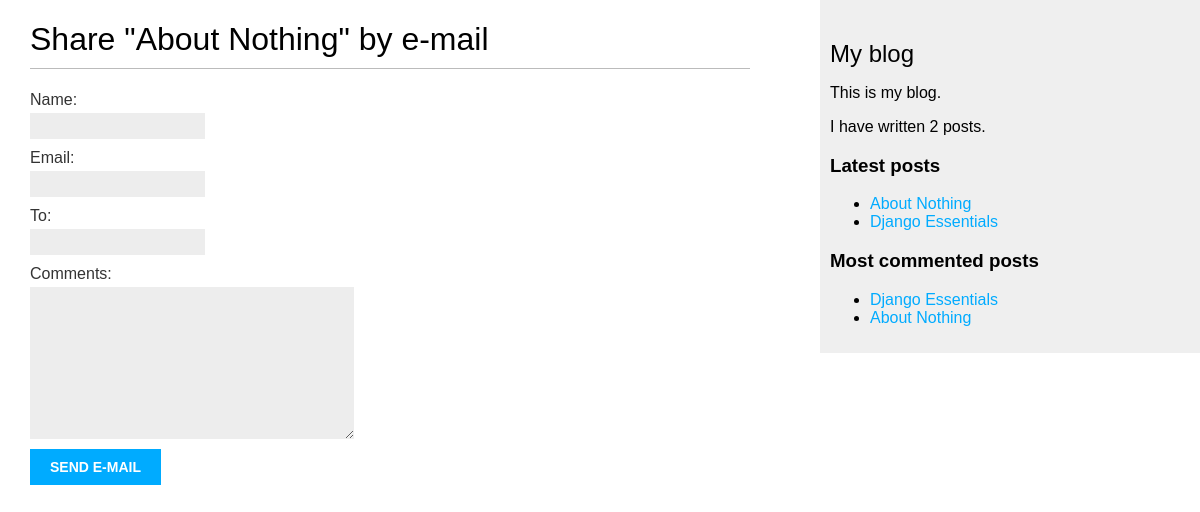
Before: /blog/2/share/ with the older database file.
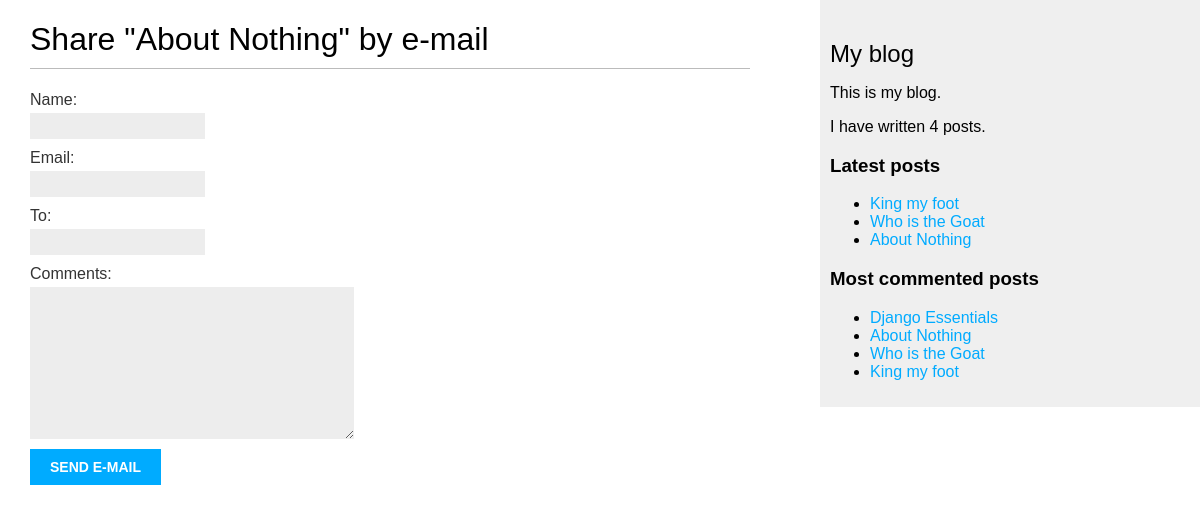
After: the same page with the newer database file.
### blog/models.py (models this page shows, shortened)
class Post(models.Model):
    tags = TaggableManager()
    objects = models.Manager()  # The default manager.
    published = PublishedManager()  # Our custom manager.
    class Status(models.TextChoices):
        DRAFT = "DF", "Draft"
        PUBLISHED = "PB", "Published"
    title = models.CharField(max_length=250)
    slug = models.SlugField(max_length=250, unique_for_date="publish")
    body = models.TextField()
    publish = models.DateTimeField(default=timezone.now)
    created = models.DateTimeField(auto_now_add=True)
    updated = models.DateTimeField(auto_now=True)
    status = models.CharField(
        max_length=2,
        choices=Status.choices,
        default=Status.DRAFT,
    )
    author = models.ForeignKey(
        settings.AUTH_USER_MODEL, on_delete=models.CASCADE, related_name="blog_posts"
    )
    class Meta:
        ordering = ["-publish"]
        indexes = [models.Index(fields=["-publish"])]
    def get_absolute_url(self):
        return reverse(
            "blog:post_detail",
            args=[self.publish.year, self.publish.month, self.publish.day, self.slug],
        )

### blog/views.py (the view)
# urls.py: path("<int:post_id>/share/", views.post_share, name="post_share"),
def post_share(request, post_id):
    post = get_object_or_404(Post, id=post_id, status=Post.Status.PUBLISHED)
    sent = False
    if request.method == "POST":
        form = EmailPostForm(request.POST)
        if form.is_valid():
            cd = form.cleaned_data
            post_url = request.build_absolute_uri(post.get_absolute_url())
            subject = f"{cd['name']} recommends you read " f"{post.title}"
            message = (
                f"Read {post.title} at {post_url}\n\n"
                f"{cd['name']}'s comments: {cd['comments']}"
            )
            send_mail(
                subject=subject,
                message=message,
                from_email=None,
                recipient_list=[cd["to"]],
                fail_silently=False,
            )
            sent = True
    else:
        form = EmailPostForm()
    return render(
        request,
        "post/share.html",
        {
            "post": post,
            "form": form,
            "sent": sent,
        },
    )

### blog/forms.py
class EmailPostForm(forms.Form):
    name = forms.CharField(max_length=25)
    email = forms.EmailField()
    to = forms.EmailField()
    comments = forms.CharField(required=False, widget=forms.Textarea)

### blog/models.py (called while the page is built)
    def get_queryset(self):
        return super().get_queryset().filter(status=Post.Status.PUBLISHED)

### blog/templatetags/blog_tags.py (called while the page is built)
@register.simple_tag
def total_posts():
    return Post.published.count()

@register.inclusion_tag("post/latest_posts.html")
def show_latest_posts(count=5):
    latest_posts = Post.published.order_by("-publish")[:count]
    return {"latest_posts": latest_posts}

@register.simple_tag
def get_most_commented_posts(count=5):
    return Post.published.annotate(total_comments=Count("comments")).order_by(
        "-total_comments"
    )[:count]

### blog/templates/post/share.html (shortened to what this page needs)
{% extends "blog/base.html" %}
{% block content %}
  {% if sent %}
<h1>E-mail successfully sent</h1>
<p>
      "{{ post.title }}" was successfully sent to {{ form.cleaned_data.to }}.
</p>
  {% else %}
<h1>Share "{{ post.title }}" by e-mail</h1>
<form method="post">
      {{ form.as_p }}
<input type="submit" value="Send e-mail">
</form>
  {% endif %}
{% endblock %}

### blog/templates/blog/base.html (shortened to what this page needs)
{% load blog_tags %}
{% load static %}
<!DOCTYPE html>
<html>
<head>
<link href="{% static 'css/blog.css' %}" rel="stylesheet">
</head>
<body>
<div id="content">
    {% block content %}
    {% endblock %}
</div>
<div id="sidebar">
<h2>My blog</h2>
<p>This is my blog.</p>
<p>I have written {% total_posts %} posts.</p>
<h3>
Latest posts
</h3>
    {% show_latest_posts 3 %}
<h3>Most commented posts</h3>
{% get_most_commented_posts as most_commented_posts %}
<ul>
  {% for post in most_commented_posts %}
    <li>
      <a href="{{ post.get_absolute_url }}">{{ post.title }}</a>
    </li>
  {% endfor %}
</ul>
</div>
</body>
</html>

### blog/templates/post/latest_posts.html
<ul>
  {% for post in latest_posts %}
<li>
<a href="{{ post.get_absolute_url }}">{{ post.title }}</a>
</li>
  {% endfor %}
</ul>

Changed rows visible on the page:
no longer on one of the page's lists (row unchanged): Post: title "Django Essentials"
added Post: title "King my foot"
added Post: title "Who is the Goat"
Other visible differences:
text no longer shown: "2"
text now shown: "4"
